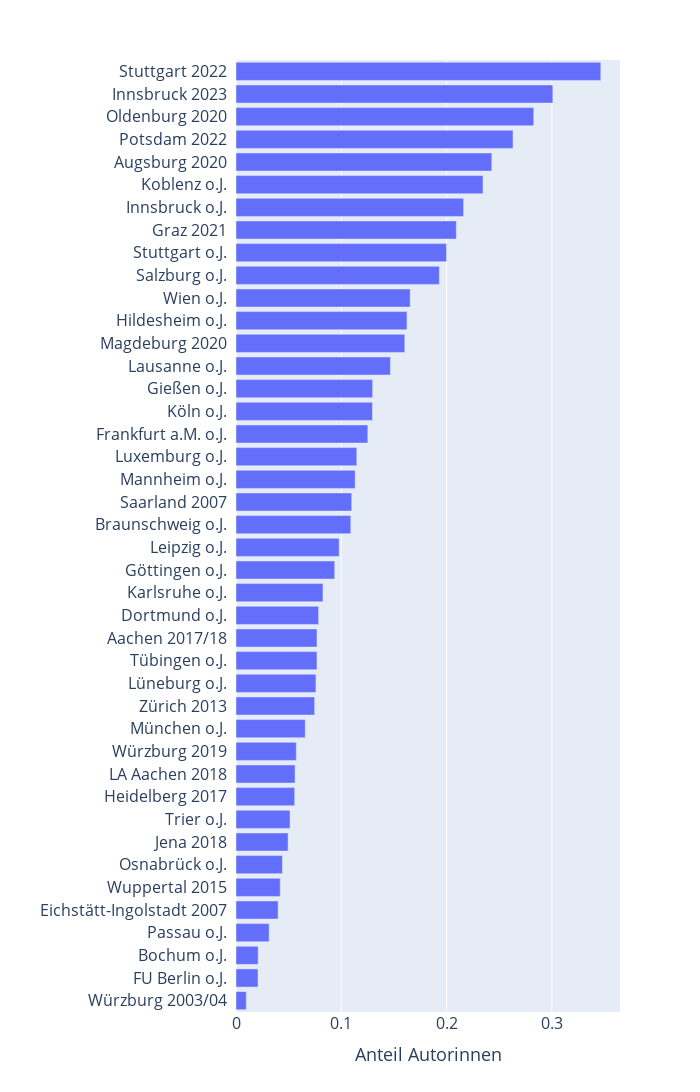

The notebook cell saved with this chart:
### Code cell
metrik = 'AnzahlZuLesen'

data_plot = pd.DataFrame()
for leseliste in leselisten:
    data_leseliste = data[data[leseliste] > 0].copy()
    data_leseliste['ListeAnzahlGenannt'] = 1
    data_leseliste['ListeAnzahlGenannt_normalisiert'] = 1/data_leseliste.shape[0]
    data_leseliste['ListeAnzahlZuLesen'] = data_leseliste[leseliste]
    data_leseliste['ListeAnzahlZuLesen_normalisiert'] = data_leseliste[leseliste]/data_leseliste[leseliste].sum()
    
    summe_alle = data_leseliste['Liste'+metrik].sum()
    summe_frauen = data_leseliste.query("Geschlecht == 'w'")['Liste'+metrik].sum()
    data_plot.at[leseliste, 'Frauenanteil'] = summe_frauen/summe_alle
    data_plot.at[leseliste, 'Datum'] = leselisten_meta.query("Leseliste==@leseliste")['Datum'].tolist()[0]

fig = px.bar(
    data_plot.sort_values(by='Frauenanteil'),
    x = 'Frauenanteil',
    orientation='h',
    labels = {'Autor':'', 'Frauenanteil':'Anteil Autorinnen', 'index':''}
)
fig.update_layout(
    height=1100, width = 700,
    showlegend=False,
    xaxis=dict(tickfont=dict(size=16), titlefont=dict(size=18)),
    yaxis=dict(tickfont=dict(size=16), titlefont=dict(size=18), ticksuffix = "  "),
)
fig.write_image("plots/frauenanteil.pdf")
fig.show()

print(f"Median Anteil Autorinnen : {round(data_plot['Frauenanteil'].median(), 4)}")

### Figure 1 — Plotly figure (JSON) as saved in the notebook; plotly's stock layout.template omitted (floating-point values rounded to 4 significant figures)
{"data": [{"alignmentgroup": "True", "hovertemplate": "Anteil Autorinnen=%{x}<br>=%{y}<extra></extra>", "legendgroup": "", "marker": {"color": "#636efa", "pattern": {"shape": ""}}, "name": "", "offsetgroup": "", "orientation": "h", "showlegend": false, "textposition": "auto", "type": "bar", "x": [0.0098, 0.02092, 0.02105, 0.0315, 0.04, 0.04198, 0.04412, 0.04947, 0.05132, 0.05574, 0.05613, 0.05727, 0.06577, 0.07469, 0.07595, 0.07692, 0.07695, 0.07849, 0.08261, 0.09375, 0.09797, 0.1091, 0.1099, 0.1132, 0.1148, 0.1252, 0.1296, 0.1298, 0.1467, 0.1603, 0.1624, 0.1655, 0.1932, 0.2, 0.2093, 0.2162, 0.2346, 0.243, 0.2632, 0.2828, 0.301, 0.3465], "xaxis": "x", "y": ["Würzburg 2003/04", "FU Berlin o.J.", "Bochum o.J.", "Passau o.J.", "Eichstätt-Ingolstadt 2007", "Wuppertal 2015", "Osnabrück o.J.", "Jena 2018", "Trier o.J.", "Heidelberg 2017", "LA Aachen 2018", "Würzburg 2019", "München o.J.", "Zürich 2013", "Lüneburg o.J.", "Tübingen o.J.", "Aachen 2017/18", "Dortmund o.J.", "Karlsruhe o.J.", "Göttingen o.J.", "Leipzig o.J.", "Braunschweig o.J.", "Saarland 2007", "Mannheim o.J.", "Luxemburg o.J.", "Frankfurt a.M. o.J.", "Köln o.J.", "Gießen o.J.", "Lausanne o.J.", "Magdeburg 2020", "Hildesheim o.J.", "Wien o.J.", "Salzburg o.J.", "Stuttgart o.J.", "Graz 2021", "Innsbruck o.J.", "Koblenz o.J.", "Augsburg 2020", "Potsdam 2022", "Oldenburg 2020", "Innsbruck 2023", "Stuttgart 2022"], "yaxis": "y"}], "layout": {"barmode": "relative", "height": 1100, "legend": {"tracegroupgap": 0}, "margin": {"t": 60}, "showlegend": false, "width": 700, "xaxis": {"anchor": "y", "domain": [0, 1], "tickfont": {"size": 16}, "title": {"font": {"size": 18}, "text": "Anteil Autorinnen"}}, "yaxis": {"anchor": "x", "domain": [0, 1], "tickfont": {"size": 16}, "ticksuffix": "  ", "title": {"font": {"size": 18}, "text": ""}}}}
